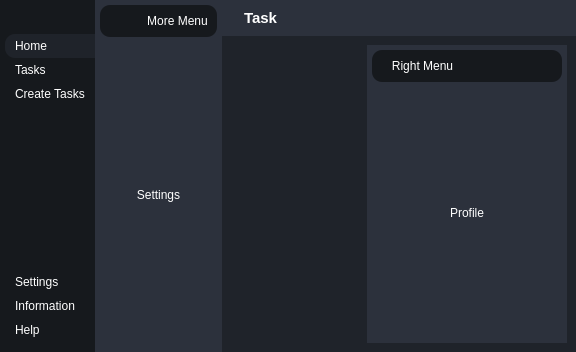
<?xml version="1.0" encoding="UTF-8"?>
<ui version="4.0">
 <class>MainWindow</class>
 <widget class="QMainWindow" name="MainWindow">
  <property name="geometry">
   <rect>
    <x>0</x>
    <y>0</y>
    <width>576</width>
    <height>352</height>
   </rect>
  </property>
  <property name="maximumSize">
   <size>
    <width>2000</width>
    <height>582</height>
   </size>
  </property>
  <property name="windowTitle">
   <string>MainWindow</string>
  </property>
  <property name="styleSheet">
   <string notr="true">*{
	border:none;
	background-color: transparent;
	background: transparent;
	background: none;
	padding: 0;
	margin: 0;
	color: #fff;
}

#centralwidget{
	background-color: #1f232a;
}

#headerContainer{
	background-color: #2c313c;

}
#leftMenuSubContainer{
	background-color: #16191d;
}

#leftMenuSubContainer QPushButton{
	text-align: left;
	padding: 5px 10px;
	border-top-left-radius: 10px;
	border-bottom-left-radius: 10px;
}

#centerMenuSubContainer, #rightMenuSubContainer{
	background-color: #2c313c;
}

#frame_2, #frame_7{
	background-color: #16191d;
	border-radius: 10px;
}</string>
  </property>
  <widget class="QWidget" name="centralwidget">
   <property name="styleSheet">
    <string notr="true"/>
   </property>
   <layout class="QHBoxLayout" name="horizontalLayout">
    <property name="spacing">
     <number>0</number>
    </property>
    <property name="leftMargin">
     <number>0</number>
    </property>
    <property name="topMargin">
     <number>0</number>
    </property>
    <property name="rightMargin">
     <number>0</number>
    </property>
    <property name="bottomMargin">
     <number>0</number>
    </property>
    <item alignment="Qt::AlignLeft">
     <widget class="QWidget" name="leftMenuContainer" native="true">
      <layout class="QHBoxLayout" name="horizontalLayout_2">
       <property name="spacing">
        <number>0</number>
       </property>
       <property name="leftMargin">
        <number>0</number>
       </property>
       <property name="topMargin">
        <number>0</number>
       </property>
       <property name="rightMargin">
        <number>0</number>
       </property>
       <property name="bottomMargin">
        <number>0</number>
       </property>
       <item alignment="Qt::AlignHCenter">
        <widget class="QWidget" name="leftMenuSubContainer" native="true">
         <layout class="QVBoxLayout" name="verticalLayout">
          <property name="spacing">
           <number>0</number>
          </property>
          <property name="leftMargin">
           <number>5</number>
          </property>
          <property name="topMargin">
           <number>0</number>
          </property>
          <property name="rightMargin">
           <number>0</number>
          </property>
          <property name="bottomMargin">
           <number>0</number>
          </property>
          <item alignment="Qt::AlignTop">
           <widget class="QFrame" name="frame">
            <property name="frameShape">
             <enum>QFrame::StyledPanel</enum>
            </property>
            <property name="frameShadow">
             <enum>QFrame::Raised</enum>
            </property>
            <layout class="QVBoxLayout" name="verticalLayout_4">
             <property name="spacing">
              <number>0</number>
             </property>
             <property name="leftMargin">
              <number>0</number>
             </property>
             <property name="topMargin">
              <number>0</number>
             </property>
             <property name="rightMargin">
              <number>0</number>
             </property>
             <property name="bottomMargin">
              <number>0</number>
             </property>
             <item>
              <widget class="QPushButton" name="menuBtn">
               <property name="toolTip">
                <string>Menu</string>
               </property>
               <property name="text">
                <string/>
               </property>
               <property name="icon">
                <iconset>
                 <normaloff>Icons/menu.svg</normaloff>Icons/menu.svg</iconset>
               </property>
               <property name="iconSize">
                <size>
                 <width>24</width>
                 <height>24</height>
                </size>
               </property>
              </widget>
             </item>
            </layout>
           </widget>
          </item>
          <item alignment="Qt::AlignTop">
           <widget class="QFrame" name="secondframe">
            <property name="sizePolicy">
             <sizepolicy hsizetype="Preferred" vsizetype="Preferred">
              <horstretch>0</horstretch>
              <verstretch>0</verstretch>
             </sizepolicy>
            </property>
            <property name="frameShape">
             <enum>QFrame::StyledPanel</enum>
            </property>
            <property name="frameShadow">
             <enum>QFrame::Raised</enum>
            </property>
            <layout class="QVBoxLayout" name="verticalLayout_3">
             <property name="spacing">
              <number>0</number>
             </property>
             <property name="leftMargin">
              <number>0</number>
             </property>
             <property name="topMargin">
              <number>10</number>
             </property>
             <property name="rightMargin">
              <number>0</number>
             </property>
             <property name="bottomMargin">
              <number>10</number>
             </property>
             <item>
              <widget class="QPushButton" name="homeBtn">
               <property name="toolTip">
                <string>Home</string>
               </property>
               <property name="styleSheet">
                <string notr="true">background-color: #1f232a;</string>
               </property>
               <property name="text">
                <string>Home</string>
               </property>
               <property name="icon">
                <iconset>
                 <normaloff>Icons/home.svg</normaloff>Icons/home.svg</iconset>
               </property>
               <property name="iconSize">
                <size>
                 <width>24</width>
                 <height>24</height>
                </size>
               </property>
              </widget>
             </item>
             <item>
              <widget class="QPushButton" name="tasksBtn">
               <property name="toolTip">
                <string>Tasks</string>
               </property>
               <property name="text">
                <string>Tasks</string>
               </property>
               <property name="icon">
                <iconset>
                 <normaloff>Icons/check-square.svg</normaloff>Icons/check-square.svg</iconset>
               </property>
               <property name="iconSize">
                <size>
                 <width>24</width>
                 <height>24</height>
                </size>
               </property>
              </widget>
             </item>
             <item>
              <widget class="QPushButton" name="createTasksBtn">
               <property name="toolTip">
                <string>Create New Tasks</string>
               </property>
               <property name="text">
                <string>Create Tasks</string>
               </property>
               <property name="icon">
                <iconset>
                 <normaloff>Icons/plus-square.svg</normaloff>Icons/plus-square.svg</iconset>
               </property>
               <property name="iconSize">
                <size>
                 <width>24</width>
                 <height>24</height>
                </size>
               </property>
              </widget>
             </item>
            </layout>
           </widget>
          </item>
          <item>
           <spacer name="verticalSpacer">
            <property name="orientation">
             <enum>Qt::Vertical</enum>
            </property>
            <property name="sizeHint" stdset="0">
             <size>
              <width>20</width>
              <height>40</height>
             </size>
            </property>
           </spacer>
          </item>
          <item alignment="Qt::AlignBottom">
           <widget class="QFrame" name="frame_3">
            <property name="frameShape">
             <enum>QFrame::StyledPanel</enum>
            </property>
            <property name="frameShadow">
             <enum>QFrame::Raised</enum>
            </property>
            <layout class="QVBoxLayout" name="verticalLayout_2">
             <property name="spacing">
              <number>0</number>
             </property>
             <property name="leftMargin">
              <number>0</number>
             </property>
             <property name="topMargin">
              <number>10</number>
             </property>
             <property name="rightMargin">
              <number>0</number>
             </property>
             <property name="bottomMargin">
              <number>10</number>
             </property>
             <item>
              <widget class="QPushButton" name="settingsBtn">
               <property name="toolTip">
                <string>Go to settings</string>
               </property>
               <property name="text">
                <string>Settings</string>
               </property>
               <property name="icon">
                <iconset>
                 <normaloff>Icons/settings.svg</normaloff>Icons/settings.svg</iconset>
               </property>
               <property name="iconSize">
                <size>
                 <width>24</width>
                 <height>24</height>
                </size>
               </property>
              </widget>
             </item>
             <item>
              <widget class="QPushButton" name="informationBtn">
               <property name="toolTip">
                <string>Get information about us</string>
               </property>
               <property name="text">
                <string>Information</string>
               </property>
               <property name="icon">
                <iconset>
                 <normaloff>Icons/info.svg</normaloff>Icons/info.svg</iconset>
               </property>
               <property name="iconSize">
                <size>
                 <width>24</width>
                 <height>24</height>
                </size>
               </property>
              </widget>
             </item>
             <item>
              <widget class="QPushButton" name="helpBtn">
               <property name="toolTip">
                <string>Get more help</string>
               </property>
               <property name="text">
                <string>Help</string>
               </property>
               <property name="icon">
                <iconset>
                 <normaloff>Icons/help-circle.svg</normaloff>Icons/help-circle.svg</iconset>
               </property>
               <property name="iconSize">
                <size>
                 <width>24</width>
                 <height>24</height>
                </size>
               </property>
              </widget>
             </item>
            </layout>
           </widget>
          </item>
         </layout>
        </widget>
       </item>
      </layout>
     </widget>
    </item>
    <item>
     <widget class="QWidget" name="centerMenuContainer" native="true">
      <property name="minimumSize">
       <size>
        <width>0</width>
        <height>0</height>
       </size>
      </property>
      <layout class="QVBoxLayout" name="verticalLayout_5">
       <property name="spacing">
        <number>0</number>
       </property>
       <property name="leftMargin">
        <number>0</number>
       </property>
       <property name="topMargin">
        <number>0</number>
       </property>
       <property name="rightMargin">
        <number>0</number>
       </property>
       <property name="bottomMargin">
        <number>0</number>
       </property>
       <item alignment="Qt::AlignLeft">
        <widget class="QWidget" name="centerMenuSubContainer" native="true">
         <property name="minimumSize">
          <size>
           <width>0</width>
           <height>0</height>
          </size>
         </property>
         <layout class="QVBoxLayout" name="verticalLayout_6">
          <property name="spacing">
           <number>5</number>
          </property>
          <property name="leftMargin">
           <number>5</number>
          </property>
          <property name="topMargin">
           <number>5</number>
          </property>
          <property name="rightMargin">
           <number>5</number>
          </property>
          <property name="bottomMargin">
           <number>5</number>
          </property>
          <item>
           <widget class="QFrame" name="frame_2">
            <property name="frameShape">
             <enum>QFrame::StyledPanel</enum>
            </property>
            <property name="frameShadow">
             <enum>QFrame::Raised</enum>
            </property>
            <layout class="QHBoxLayout" name="horizontalLayout_3">
             <item alignment="Qt::AlignLeft">
              <widget class="QPushButton" name="pushButton">
               <property name="text">
                <string/>
               </property>
               <property name="icon">
                <iconset>
                 <normaloff>Icons/x-circle.svg</normaloff>Icons/x-circle.svg</iconset>
               </property>
               <property name="iconSize">
                <size>
                 <width>24</width>
                 <height>24</height>
                </size>
               </property>
              </widget>
             </item>
             <item alignment="Qt::AlignRight">
              <widget class="QLabel" name="label">
               <property name="text">
                <string>More Menu</string>
               </property>
               <property name="alignment">
                <set>Qt::AlignCenter</set>
               </property>
              </widget>
             </item>
            </layout>
           </widget>
          </item>
          <item>
           <widget class="QStackedWidget" name="stackedWidget">
            <property name="sizePolicy">
             <sizepolicy hsizetype="Minimum" vsizetype="Minimum">
              <horstretch>0</horstretch>
              <verstretch>0</verstretch>
             </sizepolicy>
            </property>
            <widget class="QWidget" name="page_4">
             <layout class="QVBoxLayout" name="verticalLayout_9">
              <item>
               <widget class="QLabel" name="label_5">
                <property name="text">
                 <string>Settings</string>
                </property>
                <property name="alignment">
                 <set>Qt::AlignCenter</set>
                </property>
               </widget>
              </item>
             </layout>
            </widget>
            <widget class="QWidget" name="page_5">
             <layout class="QVBoxLayout" name="verticalLayout_10">
              <item>
               <widget class="QLabel" name="label_6">
                <property name="text">
                 <string>Help</string>
                </property>
                <property name="alignment">
                 <set>Qt::AlignCenter</set>
                </property>
               </widget>
              </item>
             </layout>
            </widget>
            <widget class="QWidget" name="page_6">
             <widget class="QLabel" name="label_7">
              <property name="geometry">
               <rect>
                <x>9</x>
                <y>9</y>
                <width>81</width>
                <height>19</height>
               </rect>
              </property>
              <property name="text">
               <string>Information</string>
              </property>
              <property name="alignment">
               <set>Qt::AlignCenter</set>
              </property>
             </widget>
            </widget>
           </widget>
          </item>
         </layout>
        </widget>
       </item>
      </layout>
     </widget>
    </item>
    <item>
     <widget class="QWidget" name="mainBodyContainer" native="true">
      <property name="sizePolicy">
       <sizepolicy hsizetype="Expanding" vsizetype="Expanding">
        <horstretch>0</horstretch>
        <verstretch>0</verstretch>
       </sizepolicy>
      </property>
      <property name="styleSheet">
       <string notr="true"/>
      </property>
      <layout class="QVBoxLayout" name="verticalLayout_7">
       <property name="spacing">
        <number>0</number>
       </property>
       <property name="leftMargin">
        <number>0</number>
       </property>
       <property name="topMargin">
        <number>0</number>
       </property>
       <property name="rightMargin">
        <number>0</number>
       </property>
       <property name="bottomMargin">
        <number>0</number>
       </property>
       <item alignment="Qt::AlignTop">
        <widget class="QWidget" name="headerContainer" native="true">
         <layout class="QHBoxLayout" name="horizontalLayout_5">
          <item alignment="Qt::AlignLeft">
           <widget class="QFrame" name="frame_4">
            <property name="maximumSize">
             <size>
              <width>75</width>
              <height>50</height>
             </size>
            </property>
            <property name="frameShape">
             <enum>QFrame::StyledPanel</enum>
            </property>
            <property name="frameShadow">
             <enum>QFrame::Raised</enum>
            </property>
            <layout class="QHBoxLayout" name="horizontalLayout_7">
             <property name="leftMargin">
              <number>0</number>
             </property>
             <property name="topMargin">
              <number>0</number>
             </property>
             <property name="rightMargin">
              <number>0</number>
             </property>
             <property name="bottomMargin">
              <number>0</number>
             </property>
             <item>
              <widget class="QLabel" name="label_2">
               <property name="maximumSize">
                <size>
                 <width>30</width>
                 <height>30</height>
                </size>
               </property>
               <property name="text">
                <string/>
               </property>
               <property name="pixmap">
                <pixmap resource="resources.qrc">:/images/Images/7692809.png</pixmap>
               </property>
               <property name="scaledContents">
                <bool>true</bool>
               </property>
              </widget>
             </item>
             <item>
              <widget class="QLabel" name="label_3">
               <property name="font">
                <font>
                 <pointsize>11</pointsize>
                 <weight>75</weight>
                 <bold>true</bold>
                </font>
               </property>
               <property name="text">
                <string>Task</string>
               </property>
              </widget>
             </item>
            </layout>
           </widget>
          </item>
          <item alignment="Qt::AlignHCenter">
           <widget class="QFrame" name="frame_5">
            <property name="frameShape">
             <enum>QFrame::StyledPanel</enum>
            </property>
            <property name="frameShadow">
             <enum>QFrame::Raised</enum>
            </property>
            <layout class="QHBoxLayout" name="horizontalLayout_6">
             <property name="spacing">
              <number>0</number>
             </property>
             <property name="leftMargin">
              <number>0</number>
             </property>
             <property name="topMargin">
              <number>0</number>
             </property>
             <property name="rightMargin">
              <number>0</number>
             </property>
             <property name="bottomMargin">
              <number>0</number>
             </property>
             <item>
              <widget class="QPushButton" name="pushButton_6">
               <property name="text">
                <string/>
               </property>
               <property name="icon">
                <iconset>
                 <normaloff>Icons/more-horizontal.svg</normaloff>Icons/more-horizontal.svg</iconset>
               </property>
               <property name="iconSize">
                <size>
                 <width>24</width>
                 <height>24</height>
                </size>
               </property>
              </widget>
             </item>
             <item>
              <widget class="QPushButton" name="pushButton_5">
               <property name="text">
                <string/>
               </property>
               <property name="icon">
                <iconset>
                 <normaloff>Icons/user.svg</normaloff>Icons/user.svg</iconset>
               </property>
               <property name="iconSize">
                <size>
                 <width>24</width>
                 <height>24</height>
                </size>
               </property>
              </widget>
             </item>
            </layout>
           </widget>
          </item>
          <item alignment="Qt::AlignRight">
           <widget class="QFrame" name="frame_6">
            <property name="frameShape">
             <enum>QFrame::StyledPanel</enum>
            </property>
            <property name="frameShadow">
             <enum>QFrame::Raised</enum>
            </property>
            <layout class="QHBoxLayout" name="horizontalLayout_4">
             <property name="spacing">
              <number>0</number>
             </property>
             <property name="leftMargin">
              <number>0</number>
             </property>
             <property name="topMargin">
              <number>0</number>
             </property>
             <property name="rightMargin">
              <number>0</number>
             </property>
             <property name="bottomMargin">
              <number>0</number>
             </property>
             <item>
              <widget class="QPushButton" name="pushButton_3">
               <property name="text">
                <string/>
               </property>
               <property name="icon">
                <iconset resource="resources.qrc">
                 <normaloff>:/icons/Icons/minus.svg</normaloff>:/icons/Icons/minus.svg</iconset>
               </property>
              </widget>
             </item>
             <item>
              <widget class="QPushButton" name="pushButton_4">
               <property name="text">
                <string/>
               </property>
               <property name="icon">
                <iconset>
                 <normaloff>Icons/square.svg</normaloff>Icons/square.svg</iconset>
               </property>
               <property name="iconSize">
                <size>
                 <width>16</width>
                 <height>16</height>
                </size>
               </property>
              </widget>
             </item>
             <item>
              <widget class="QPushButton" name="pushButton_2">
               <property name="text">
                <string/>
               </property>
               <property name="icon">
                <iconset>
                 <normaloff>Icons/x.svg</normaloff>Icons/x.svg</iconset>
               </property>
               <property name="iconSize">
                <size>
                 <width>16</width>
                 <height>16</height>
                </size>
               </property>
              </widget>
             </item>
            </layout>
           </widget>
          </item>
         </layout>
        </widget>
       </item>
       <item>
        <widget class="QWidget" name="mainBodyContent" native="true">
         <property name="sizePolicy">
          <sizepolicy hsizetype="Preferred" vsizetype="Expanding">
           <horstretch>0</horstretch>
           <verstretch>0</verstretch>
          </sizepolicy>
         </property>
         <layout class="QHBoxLayout" name="horizontalLayout_8">
          <item>
           <widget class="QWidget" name="mainContentsContainer" native="true"/>
          </item>
          <item alignment="Qt::AlignRight">
           <widget class="QWidget" name="rightMenuContainer" native="true">
            <property name="minimumSize">
             <size>
              <width>200</width>
              <height>0</height>
             </size>
            </property>
            <layout class="QVBoxLayout" name="verticalLayout_8">
             <property name="spacing">
              <number>0</number>
             </property>
             <property name="leftMargin">
              <number>0</number>
             </property>
             <property name="topMargin">
              <number>0</number>
             </property>
             <property name="rightMargin">
              <number>0</number>
             </property>
             <property name="bottomMargin">
              <number>0</number>
             </property>
             <item>
              <widget class="QWidget" name="rightMenuSubContainer" native="true">
               <layout class="QVBoxLayout" name="verticalLayout_11">
                <property name="spacing">
                 <number>5</number>
                </property>
                <property name="leftMargin">
                 <number>5</number>
                </property>
                <property name="topMargin">
                 <number>5</number>
                </property>
                <property name="rightMargin">
                 <number>5</number>
                </property>
                <property name="bottomMargin">
                 <number>5</number>
                </property>
                <item>
                 <widget class="QFrame" name="frame_7">
                  <property name="frameShape">
                   <enum>QFrame::StyledPanel</enum>
                  </property>
                  <property name="frameShadow">
                   <enum>QFrame::Raised</enum>
                  </property>
                  <layout class="QHBoxLayout" name="horizontalLayout_9">
                   <item>
                    <widget class="QLabel" name="label_4">
                     <property name="text">
                      <string>Right Menu</string>
                     </property>
                     <property name="alignment">
                      <set>Qt::AlignCenter</set>
                     </property>
                    </widget>
                   </item>
                   <item alignment="Qt::AlignRight">
                    <widget class="QPushButton" name="pushButton_7">
                     <property name="text">
                      <string/>
                     </property>
                     <property name="icon">
                      <iconset>
                       <normaloff>Icons/x-circle.svg</normaloff>Icons/x-circle.svg</iconset>
                     </property>
                     <property name="iconSize">
                      <size>
                       <width>24</width>
                       <height>24</height>
                      </size>
                     </property>
                    </widget>
                   </item>
                  </layout>
                 </widget>
                </item>
                <item>
                 <widget class="QStackedWidget" name="stackedWidget_2">
                  <widget class="QWidget" name="page_8">
                   <layout class="QVBoxLayout" name="verticalLayout_13">
                    <item>
                     <widget class="QLabel" name="label_8">
                      <property name="text">
                       <string>Profile</string>
                      </property>
                      <property name="alignment">
                       <set>Qt::AlignCenter</set>
                      </property>
                     </widget>
                    </item>
                   </layout>
                  </widget>
                  <widget class="QWidget" name="page_9">
                   <layout class="QVBoxLayout" name="verticalLayout_12">
                    <item>
                     <widget class="QLabel" name="label_9">
                      <property name="text">
                       <string>More...</string>
                      </property>
                      <property name="alignment">
                       <set>Qt::AlignCenter</set>
                      </property>
                     </widget>
                    </item>
                   </layout>
                  </widget>
                 </widget>
                </item>
               </layout>
              </widget>
             </item>
            </layout>
           </widget>
          </item>
         </layout>
        </widget>
       </item>
      </layout>
     </widget>
    </item>
   </layout>
  </widget>
 </widget>
 <resources>
  <include location="resources.qrc"/>
 </resources>
 <connections/>
</ui>
